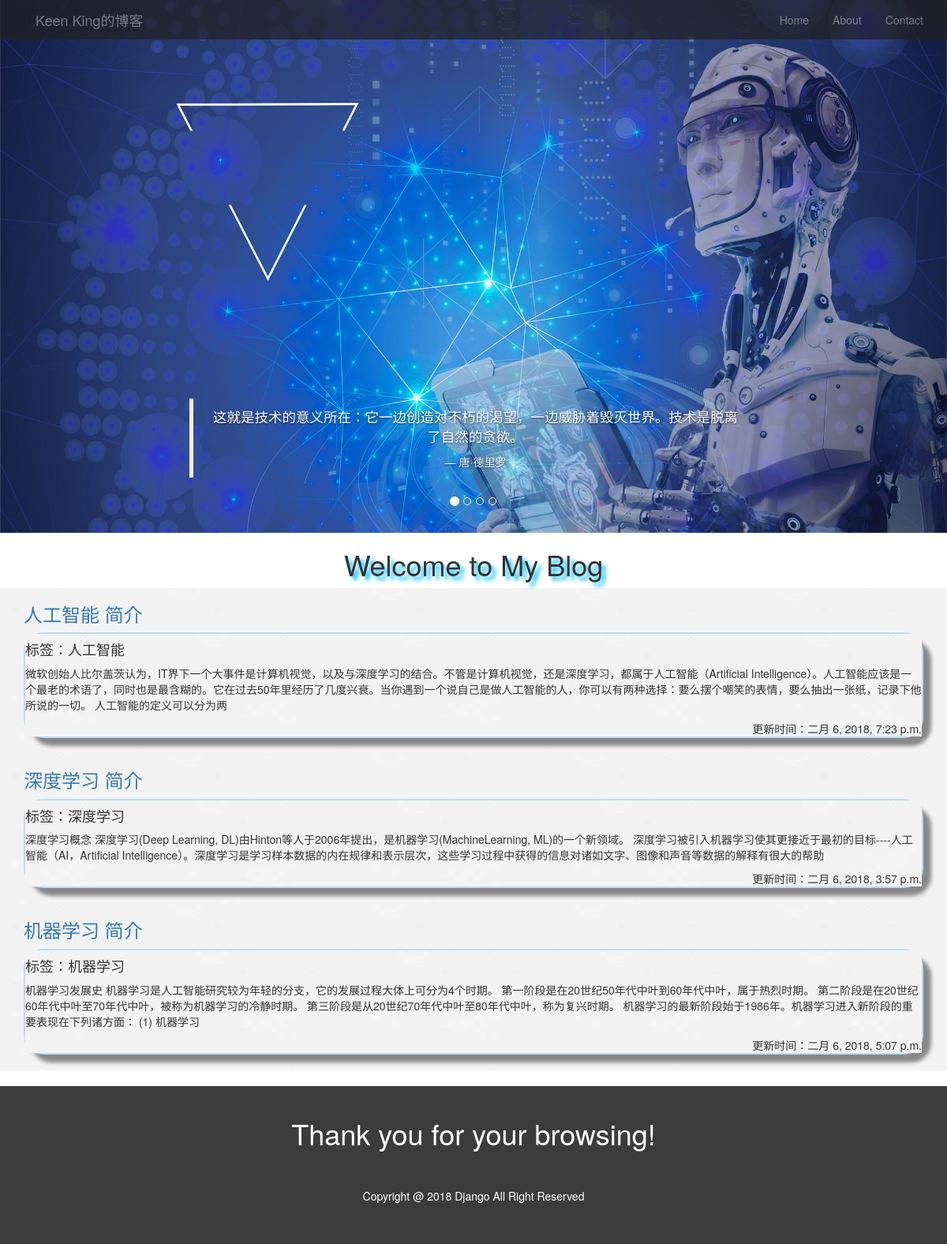
The page /myBlogs/ on the database its author committed.
### myblog/models.py (models this page shows, shortened)
class BlogPost(models.Model):
    title = models.CharField(u"博客标题", max_length=100)  # 博客标题
    category = models.CharField(u"博客标签", max_length=50, blank=True)  # 博客标签
    pub_date = models.DateTimeField(u"发布日期", auto_now_add=True, editable=True)  # 博客发布日期
    update_time = models.DateTimeField(u'更新时间', auto_now=True, null=True)
    content = models.TextField(blank=True, null=True)  # 博客文章正文
    class Meta:  # 按时间下降排序
        ordering = ['-pub_date']
        verbose_name = "文章"
        verbose_name_plural = "文章"

### myblog/views.py (the view)
# urls.py: path('myBlogs/',myBlogs),
def myBlogs(request):
    blog_list = BlogPost.objects.all()
    return render_to_response('BlogTemplate.html',{'blog_list':blog_list})

### templates/BlogTemplate.html (shortened to what this page needs)
{% extends "base.html" %}
{% load staticfiles %}
{% block content %}
    {% for post in blog_list %}
        <div style="overflow:hidden; background:url({% static 'images/bg4.jpg' %});">
            <div class="container" >
                <div class="leftcol" >
                    <div class="title" >
                        <a href="{% url 'blog_get_detail' post.id %}"><h3>{{ post.title }}</h3></a>
                    </div>
                    <div class="panel" style="border:2px solid #b9def0;border-radius:25px;box-shadow: 10px 10px 5px #888888;">
                        <div class="content" style="overflow:hidden; background:url({% static 'images/bg4.jpg' %});">
                            <h4>标签：{{ post.category }}</h4>
                            <p>{{ post.content | truncatechars:200}}</p>
                            <div class=" button" style="float: right">更新时间：{{ post.update_time }}</div>
                        </div>
                    </div>
                </div>
            </div>
        </div>
    {% endfor %}
{% endblock %}

### templates/base.html (shortened to what this page needs)
{% load staticfiles %}
<!DOCTYPE html>
<html lang="en">
<head>
    <link rel="stylesheet" href={% static 'css/bootstrap.min.css' %}>
    <link rel="stylesheet" href={% static 'css/Mycss.css' %}>
</head>
<body>
<nav class="nav  navbar-fixed-top navbar-inverse" style="opacity: 0.7" role="navigation">
    <div class="container">
        <div class="navbar-header">
            <div class="navbar-brand nav-title">
                <p>Keen King的博客</p>
            </div>
        </div>
        <div class="collapse navbar-collapse" id="navbar-menu">
            <ul class="nav navbar-nav navbar-right">
                <li class="cative">
                    <a href="#">Home</a>
                </li>
                <li class="cative">
                    <a href="#">About</a>
                </li>
                <li class="cative">
                    <a href="#">Contact</a>
                </li>
            </ul>
        </div>
    </div>
</nav>
<div id="carousel-example-generic" class="carousel slide" data-ride="carousel">
    <ol class="carousel-indicators">
        <li data-target="#carousel-example-generic" data-slide-to="0" class="active"></li>
        <li data-target="#carousel-example-generic" data-slide-to="1"></li>
        <li data-target="#carousel-example-generic" data-slide-to="2"></li>
        <li data-target="#carousel-example-generic" data-slide-to="3"></li>
    </ol>
    <div class="carousel-inner" role="listbox">
        <div class="item active">
            <img src={% static 'images/3.jpg' %}>
            <div class="carousel-caption">
                <blockquote>
                    <p>这就是技术的意义所在：它一边创造对不朽的渴望，一边威胁着毁灭世界。技术是脱离了自然的贪欲。</p>
                    <footer style="color: whitesmoke">唐·德里罗</footer>
                </blockquote>
            </div>
        </div>
    </div>
    <a class="left carousel-control" href="#carousel-example-generic" role="button" data-slide="prev">
        <span class="glyphicon glyphicon-chevron-left" aria-hidden="true"></span>
    </a>
    <a class="right carousel-control" href="#carousel-example-generic" role="button" data-slide="next">
        <span class="glyphicon glyphicon-chevron-right" aria-hidden="true"></span>
    </a>
</div>
<div style="text-align: center;height: 50px; ">
    <h1 style="align-items: center; text-shadow: 5px 5px 5px #00BFFF;">Welcome to My Blog</h1>
</div>
<div>
    {% block content %}
    {% endblock %}
</div>
<div style="background-color: #3c3c3c;height: 200px;">
    <div style="text-align: center">
            <h1 style="color: white;padding-top: 40px;">Thank you for your browsing!</h1>
            <p style="color: white;padding-top: 40px;">
                Copyright @ 2018 Django All Right Reserved
            </p>
        </div>
    </div>
</body>
</html>

### rows shown on the page
BlogPost: title "人工智能 简介", category "人工智能", content "微软创始人比尔盖茨认为，IT界下一个大事件是计算机视觉，以及与深度学习的结合。不管是计算机视觉，还是深度学习，都属于人工智能（Artificial Intelligence）。人工智能应该是一个最老的术语了，同时也是最含糊的。它在过去50年里经历了几度兴衰。当你遇到一个说自己是做人工智能的人，你可以有两种选择：要么摆个嘲笑的表情，要么抽出一张纸，记录下他所说的一切。 人工智能的定义可以分为两", update_time "二月 6, 2018, 7:23 p.m."
BlogPost: title "深度学习 简介", category "深度学习", content "深度学习概念 深度学习(Deep Learning, DL)由Hinton等人于2006年提出，是机器学习(MachineLearning, ML)的一个新领域。 深度学习被引入机器学习使其更接近于最初的目标----人工智能（AI，Artificial Intelligence）。深度学习是学习样本数据的内在规律和表示层次，这些学习过程中获得的信息对诸如文字、图像和声音等数据的解释有很大的帮助", update_time "二月 6, 2018, 3:57 p.m."
BlogPost: title "机器学习 简介", category "机器学习", content "机器学习发展史 机器学习是人工智能研究较为年轻的分支，它的发展过程大体上可分为4个时期。 第一阶段是在20世纪50年代中叶到60年代中叶，属于热烈时期。 第二阶段是在20世纪60年代中叶至70年代中叶，被称为机器学习的冷静时期。 第三阶段是从20世纪70年代中叶至80年代中叶，称为复兴时期。 机器学习的最新阶段始于1986年。机器学习进入新阶段的重要表现在下列诸方面： (1) 机器学习", update_time "二月 6, 2018, 5:07 p.m."
